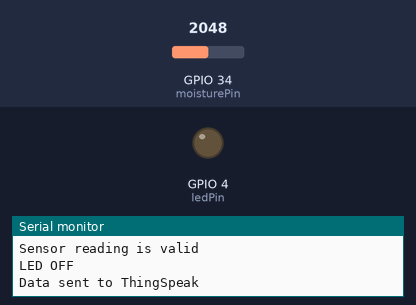
Simulated run of this sketch. Board: ESP32. Parts: output pins drawn as LEDs (lit = HIGH), the last lines printed to the serial monitor. The test bench sets the inputs (shaded band); at power-on: GPIO 34 (moisturePin) = 2048. WiFi joins after 1.5 s; servers stay silent unless stated; web services answer with replies made up by the test bench.

Above: at 2.7 s.
2.8 s: GPIO 34 (moisturePin) set to 3569
5.7 s: GPIO 34 (moisturePin) set to 3666
At 6.4 s:
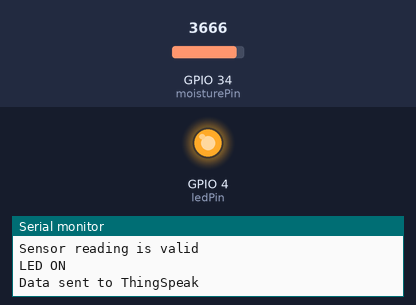
8.6 s: GPIO 34 (moisturePin) set to 3560
At 11.0 s:
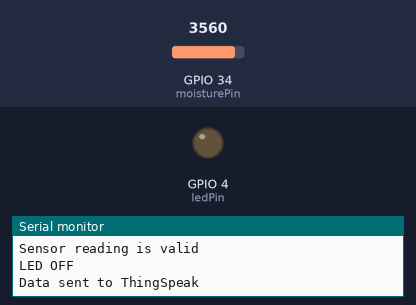
11.8 s: GPIO 34 (moisturePin) set to 3603
At 13.9 s:
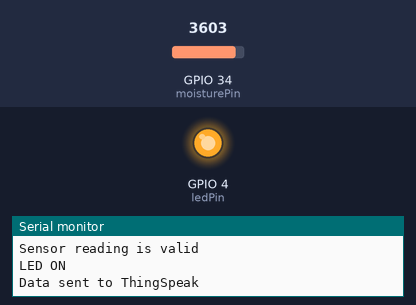
Timing chart, 0 to 15.4 s (numbered marks = the images above; inputs shaded):
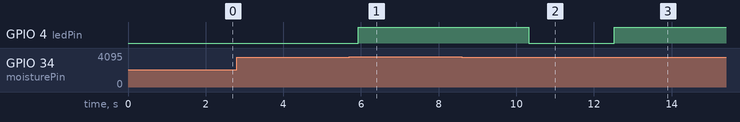

The sketch:

codethingspeak.ino
```cpp
#include <WiFi.h>
#include <HTTPClient.h>

// Define pins
const int moisturePin = 34;   // Analog pin for soil moisture sensor
const int ledPin = 4;        // Digital pin for LED

// Threshold for soil moisture level
const int moistureThreshold = 3600;

// Wi-Fi credentials
const char* ssid = "Name";            // Replace with your Wi-Fi SSID
const char* password = "0123456789";    // Replace with your Wi-Fi password

// ThingSpeak settings
const char* server = "http://api.thingspeak.com/update";
const char* apiKey = "ORE7XXI6JAKYF2GR";       // Replace with your ThingSpeak Write API Key

void setup() {
  // Initialize serial communication for debugging
  Serial.begin(9600);

  // Set the LED pin as output
  pinMode(ledPin, OUTPUT);

  // Turn off the LED initially
  digitalWrite(ledPin, LOW);

  // Connect to Wi-Fi
  WiFi.begin(ssid, password);
  Serial.print("Connecting to Wi-Fi");
  while (WiFi.status() != WL_CONNECTED) {
    delay(500);
    Serial.print(".");
  }
  Serial.println();
  Serial.println("Connected to Wi-Fi");
}

void loop() {
  // Read the value from the soil moisture sensor
  int moistureValue = analogRead(moisturePin);

  // Print the moisture value for debugging
  Serial.print("Soil Moisture Level: ");
  Serial.println(moistureValue);

  // Debugging: Check if the sensor value is in the expected range
  if (moistureValue >= 0 && moistureValue <= 4095) {
    Serial.println("Sensor reading is valid");
  } else {
    Serial.println("Sensor reading out of range! Check sensor connection.");
  }

  // Check if the soil moisture is below the threshold
  if (moistureValue >  moistureThreshold) {
    // Turn on the LED
    digitalWrite(ledPin, HIGH);
    Serial.println("LED ON");
  } else {
    // Turn off the LED
    digitalWrite(ledPin, LOW);
    Serial.println("LED OFF");
  }

  // Send data to ThingSpeak
  if (WiFi.status() == WL_CONNECTED) { // Check Wi-Fi connection
    HTTPClient http;
    String url = String(server) + "?api_key=" + apiKey + "&field1=" + String(moistureValue);
    http.begin(url);
    int httpResponseCode = http.GET();
    if (httpResponseCode > 0) {
      Serial.println("Data sent to ThingSpeak");
    } else {
      Serial.print("Error sending data: ");
      Serial.println(httpResponseCode);
    }
    http.end();
  } else {
    Serial.println("Wi-Fi not connected");
  }

  // Wait for a while before the next reading
  delay(2000);
}
```

Measured:
- the behaviour switches between 3600 and 3601 on GPIO 34 (moisturePin) (found by bisection; images 0 and 1)
- after the input at 5.7 s, GPIO 4 (ledPin): LOW → HIGH after 0.22 s
- after the input at 8.6 s, GPIO 4 (ledPin): HIGH → LOW after 1.7 s
- after the input at 11.8 s, GPIO 4 (ledPin): LOW → HIGH after 0.73 s
